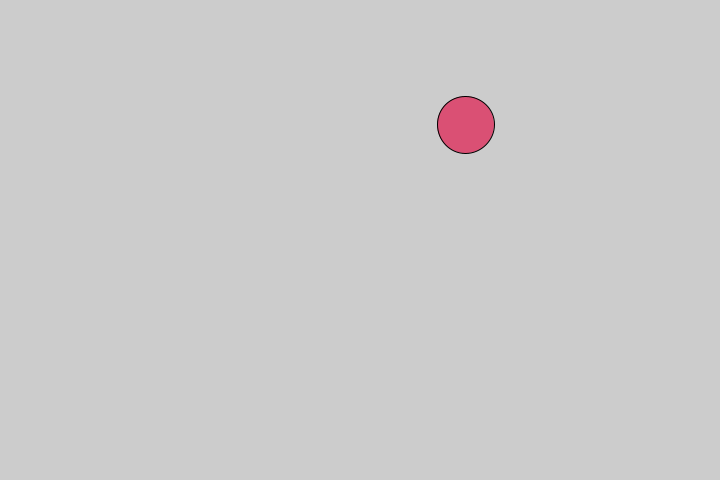
Frame 1 (no input)
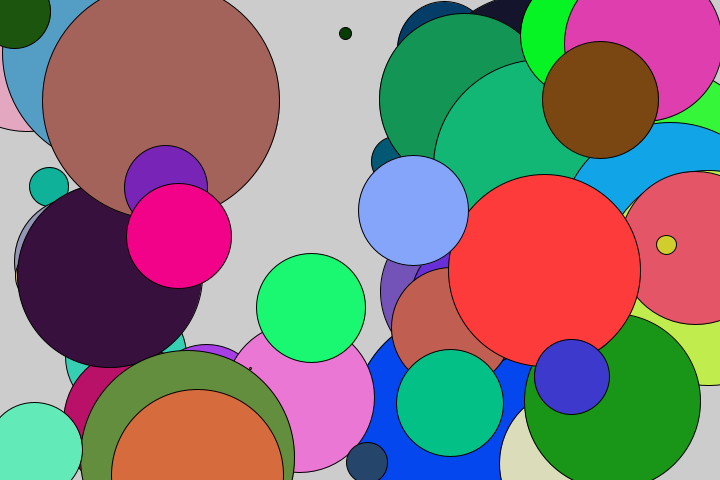
Frame 60 (the mouse pressed at the canvas centre just before this capture)
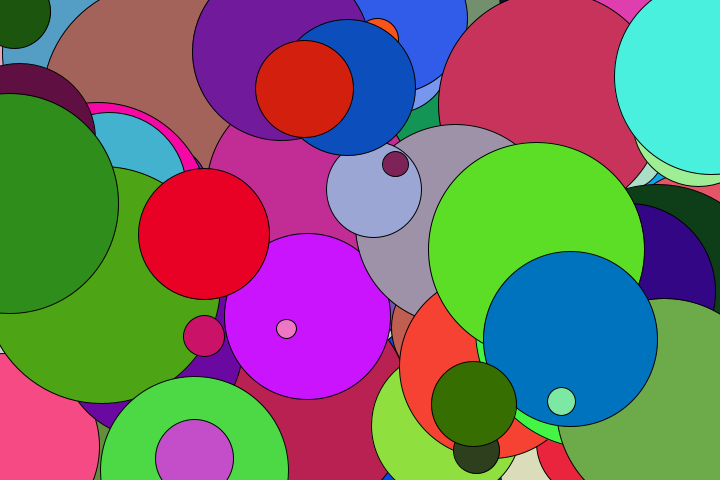
Frame 120 (the mouse held since frame 60 and released just before this capture)

The Processing sketch that drew these frames (run headless with seeded random() and noise(); from frame 60 on, the mouse is pressed at the canvas centre):

// Processing sketch: processing_178223
// ── processing_178223.pde


float x1, y1, xr, yr;
  
  
void setup() {
   size(720,480);
  smooth();
}

void draw() {
  x1 = random(width); 
  y1 = random(height); 
  xr = random(width/2);
  yr = random(height/2);
  
  fill(random(255),random(255),random(255)); 
  ellipse(x1, y1, yr, yr);
}
